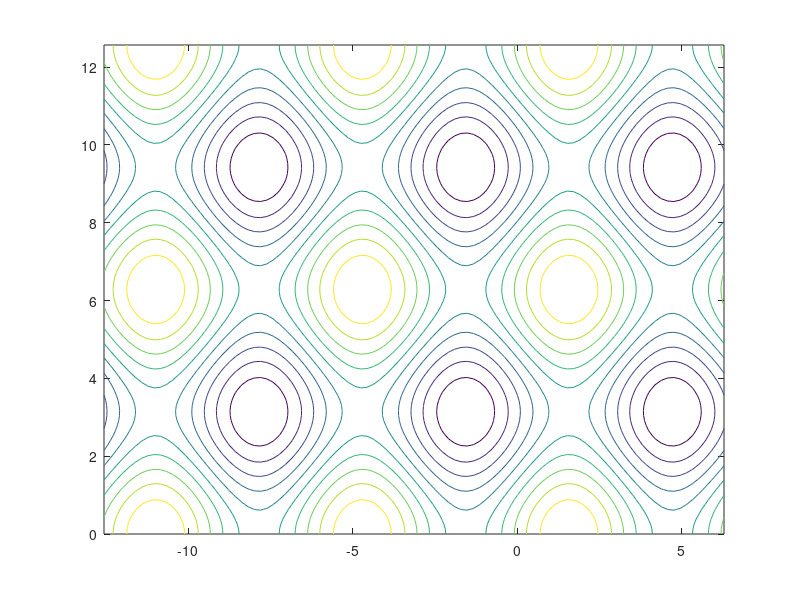

This figure's MATLAB source:
clc
clear
close all;
x=linspace(-4*pi,2*pi);
y=linspace(0,4*pi);
[X,Y]=meshgrid(x,y);
Z=sin(X)+cos(Y);
contour(X,Y,Z);